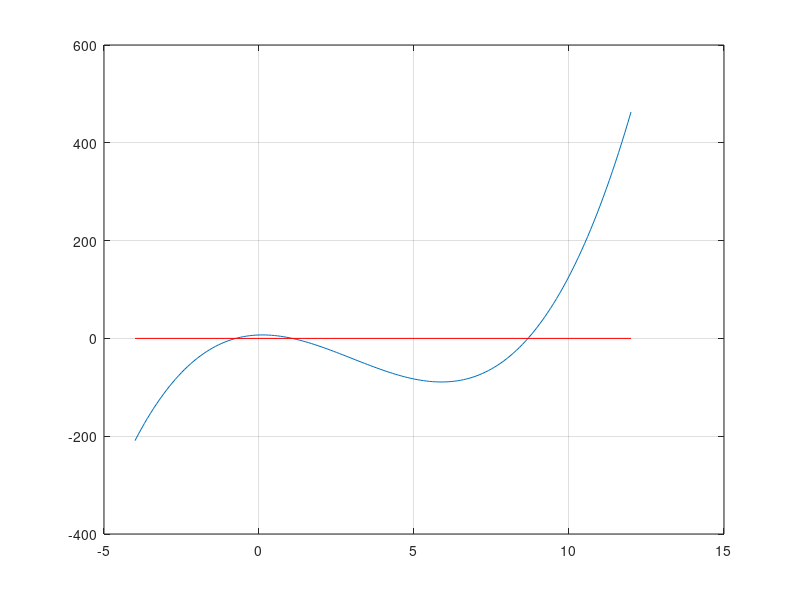
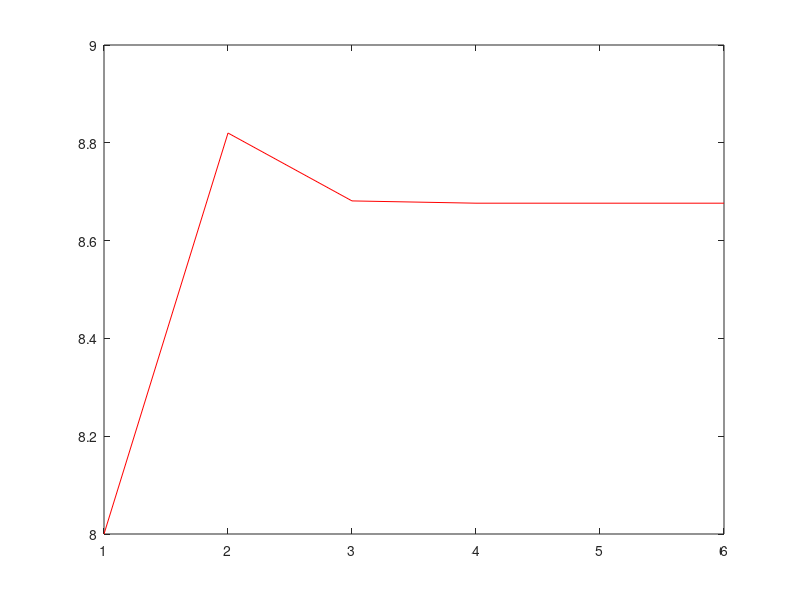

These figures' MATLAB source, in order:
% sample code for the newton-raphson method

clear; 

% define the function
f = inline('x.^3 - 9*x.^2 + 2*x + 7', 'x');

% plot the function
t = -4:0.1:12;
yt = f(t);
figure(1);
plot(t,yt, '-');
hold on;
plot([-4 12], [0 0], 'r');
grid on;

%%% Newtwon-Raphson
x0 = 8;

df = inline('3*x.^2 -18*x + 2', 'x');

clear x; 
x(1) = x0;
gx = x(1)-f(x(1))/df(x(1));
i = 1;
while (abs(x(i) - gx) > 1e-6)
    gx = x(i);
    x(i+1) = x(i) - f(x(i))/df(x(i));
    i = i+1;
end
figure(2); 
plot(x,'r');



